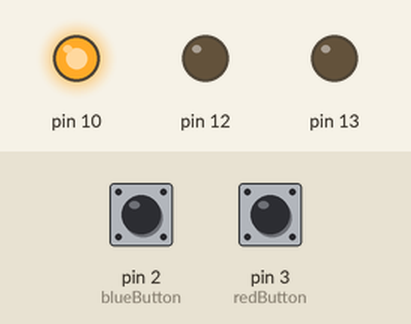
Bench run of a sketch on a simulated Arduino Uno, built with avr-gcc and run on an emulated ATmega328P. Parts: output pins drawn as LEDs (lit = HIGH). The inputs (shaded band) are chosen by the test bench; at power-on: pin 2 (blueButton) LOW, pin 3 (redButton) LOW.

Above: at 0.1 s.
At 39.5 s:
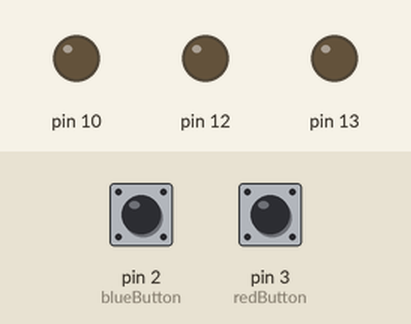
Timing chart, 0 to 40.0 s (numbered marks = the images above):
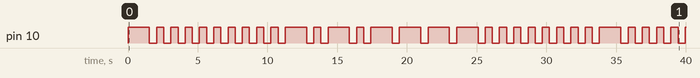

Measured:
- by itself, pin 10: LOW → HIGH at 0.00 s, → LOW 1.5 s later, → HIGH 0.51 s later, → LOW 0.51 s later, … (63 changes in this stretch)

The sketch:

CustomBlinkandMORSE.ino
```cpp
/**
   Name: Joshua Dusome
   Date: 9/18/2017
   Purpose: This program is designed to display some functionality of the arduino LED lights. By default it will display both lights as a siren.
   If the user presses the first button it will flash blue, the second will flash red. Adjusting the rotation dial will change the frequency
   of the lights. If you press both buttons, it will display a message in MORSE code. The message that is displayed, is defined in the first
   constant called "CustomMessage". currently only supports uppercase EN-CA Strings, but will not crash if unsupported characters are used.
*/

//custom Morse code message
const String CustomMessage = "This code is brought to you, by Joshua Dusome";

//local variables
int code[4];
int frequency = 0;
int blueButton = 2;
int redButton = 3;

/**
 *  the setup function runs once when you press reset or power the board. Initializes pins.
 */
void setup() {
  pinMode(13, OUTPUT);
  pinMode(12, OUTPUT);
  pinMode(10, OUTPUT);
  pinMode(0, INPUT);
  pinMode(blueButton, INPUT);
  pinMode(redButton, INPUT);
}

/**
 * the loop function runs over and over again forever. Will display a siren, or MORSE code message
 * depending on which buttons have been pressed.
 */
void loop() {
  // read the value from the sensor, adjust frequency accordingly:
  frequency = analogRead(0);

  //flash both lights
  if (digitalRead(blueButton) == HIGH && digitalRead(redButton) == HIGH) {
    digitalWrite(13, HIGH);
    delay(frequency);
    digitalWrite(13, LOW);
    delay(frequency);
    digitalWrite(12, HIGH);
    delay(frequency);
    digitalWrite(12, LOW);
    delay(frequency);
  }

  //flash just blue light
  else if (digitalRead(blueButton) == HIGH) {
    digitalWrite(12, HIGH);
    delay(frequency);
    digitalWrite(12, LOW);
    delay(frequency);
  }

  //flash just red light
  else if (digitalRead(redButton) == HIGH) {
    digitalWrite(13, HIGH);
    delay(frequency);
    digitalWrite(13, LOW);
    delay(frequency);
  }

  //both buttons are pressed, display custom MORSE code message
  else {
    for (int i = 0; i < CustomMessage.length(); i++){
      String currentChar = CustomMessage.substring(i,i+1);
      currentChar.toUpperCase();
      displayMORSE(currentChar);
    }
  }
}

/**
 * method used to calculate the MORSE pattern, and control the lights for an individual character
 */
void displayMORSE(String character) {
  //this modifies the code array
  calculateCode(character);

  //change lights based off current array
  controlLight();
}

/**
 * This method is used to generate a code based on the character passed in, currently only supports uppercase EN-CA Strings
 */
void calculateCode(String character) {

  if (character == "A") {
    code[0] = 1;
    code[1] = 3;
    code[2] = 0;
    code[3] = 0;
  }
  else if (character == "B") {
    code[0] = 3;
    code[1] = 1;
    code[2] = 1;
    code[3] = 1;
  }
  else if (character == "C") {
    code[0] = 3;
    code[1] = 1;
    code[2] = 3;
    code[3] = 1;
  }
  else if (character == "D") {
    code[0] = 3;
    code[1] = 1;
    code[2] = 1;
    code[3] = 0;
  }
  else if (character == "E") {
    code[0] = 1;
    code[1] = 0;
    code[2] = 0;
    code[3] = 0;
  }
  else if (character == "F") {
    code[0] = 1;
    code[1] = 1;
    code[2] = 3;
    code[3] = 1;
  }
  else if (character == "G") {
    code[0] = 3;
    code[1] = 3;
    code[2] = 1;
    code[3] = 0;
  }
  else if (character == "H") {
    code[0] = 1;
    code[1] = 1;
    code[2] = 1;
    code[3] = 1;
  }
  else if (character == "I") {
    code[0] = 1;
    code[1] = 1;
    code[2] = 0;
    code[3] = 0;
  }
  else if (character == "J") {
    code[0] = 1;
    code[1] = 3;
    code[2] = 3;
    code[3] = 3;
  }
  else if (character == "K") {
    code[0] = 3;
    code[1] = 1;
    code[2] = 3;
    code[3] = 0;
  }
  else if (character == "L") {
    code[0] = 1;
    code[1] = 3;
    code[2] = 1;
    code[3] = 1;
  }
  else if (character == "M") {
    code[0] = 3;
    code[1] = 3;
    code[2] = 0;
    code[3] = 0;
  }
  else if (character == "N") {
    code[0] = 3;
    code[1] = 1;
    code[2] = 0;
    code[3] = 0;
  }
  else if (character == "O") {
    code[0] = 3;
    code[1] = 3;
    code[2] = 3;
    code[3] = 0;
  }
  else if (character == "P") {
    code[0] = 1;
    code[1] = 3;
    code[2] = 3;
    code[3] = 1;
  }
  else if (character == "Q") {
    code[0] = 3;
    code[1] = 3;
    code[2] = 1;
    code[3] = 3;
  }
  else if (character == "R") {
    code[0] = 1;
    code[1] = 3;
    code[2] = 1;
    code[3] = 0;
  }
  else if (character == "S") {
    code[0] = 1;
    code[1] = 1;
    code[2] = 1;
    code[3] = 0;
  }
  else if (character == "T") {
    code[0] = 3;
    code[1] = 0;
    code[2] = 0;
    code[3] = 0;
  }
  else if (character == "U") {
    code[0] = 1;
    code[1] = 1;
    code[2] = 3;
    code[3] = 0;
  }
  else if (character == "V") {
    code[0] = 1;
    code[1] = 1;
    code[2] = 1;
    code[3] = 3;
  }
  else if (character == "W") {
    code[0] = 1;
    code[1] = 3;
    code[2] = 3;
    code[3] = 0;
  }
  else if (character == "X") {
    code[0] = 3;
    code[1] = 1;
    code[2] = 1;
    code[3] = 3;
  }
  else if (character == "Y") {
    code[0] = 3;
    code[1] = 1;
    code[2] = 3;
    code[3] = 3;
  }
  else if (character == "Z") {
    code[0] = 3;
    code[1] = 3;
    code[2] = 1;
    code[3] = 1;
  }
  //unrecognized character
  else {
    code[0] = 0;
    code[1] = 0;
    code[2] = 0;
    code[3] = 0;
  }
}
/**
 * method used to flash the lights, based on the MORSE code pattern
 */
void controlLight() {
  for (int i = 0; i <= 3; i++) {
    if(code[i] != 0){
      digitalWrite(10, HIGH);
      delay(frequency * code[i]);
      digitalWrite(10, LOW);
      delay(frequency);
    }
  }
}
```
